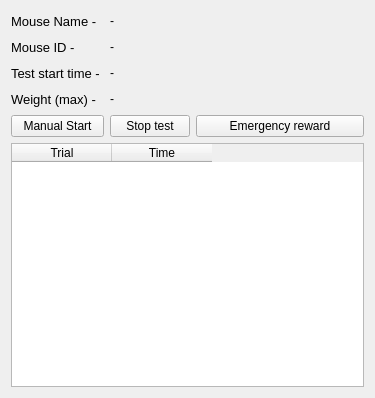
<?xml version="1.0" encoding="UTF-8"?>
<ui version="4.0">
 <class>testWin</class>
 <widget class="QWidget" name="testWin">
  <property name="geometry">
   <rect>
    <x>0</x>
    <y>0</y>
    <width>375</width>
    <height>398</height>
   </rect>
  </property>
  <property name="windowTitle">
   <string>Form</string>
  </property>
  <layout class="QGridLayout" name="gridLayout">
   <item row="0" column="0">
    <widget class="QLabel" name="label">
     <property name="font">
      <font>
       <pointsize>10</pointsize>
      </font>
     </property>
     <property name="text">
      <string>Mouse Name -</string>
     </property>
    </widget>
   </item>
   <item row="0" column="1">
    <widget class="QLabel" name="m_name">
     <property name="text">
      <string>-</string>
     </property>
    </widget>
   </item>
   <item row="0" column="2">
    <spacer name="horizontalSpacer">
     <property name="orientation">
      <enum>Qt::Horizontal</enum>
     </property>
     <property name="sizeHint" stdset="0">
      <size>
       <width>198</width>
       <height>20</height>
      </size>
     </property>
    </spacer>
   </item>
   <item row="1" column="0">
    <widget class="QLabel" name="label_2">
     <property name="font">
      <font>
       <pointsize>10</pointsize>
      </font>
     </property>
     <property name="text">
      <string>Mouse ID - </string>
     </property>
    </widget>
   </item>
   <item row="1" column="1">
    <widget class="QLabel" name="m_id">
     <property name="text">
      <string>-</string>
     </property>
    </widget>
   </item>
   <item row="1" column="2">
    <spacer name="horizontalSpacer_2">
     <property name="orientation">
      <enum>Qt::Horizontal</enum>
     </property>
     <property name="sizeHint" stdset="0">
      <size>
       <width>198</width>
       <height>20</height>
      </size>
     </property>
    </spacer>
   </item>
   <item row="2" column="0">
    <widget class="QLabel" name="label_3">
     <property name="font">
      <font>
       <pointsize>10</pointsize>
      </font>
     </property>
     <property name="text">
      <string>Test start time - </string>
     </property>
    </widget>
   </item>
   <item row="2" column="1">
    <widget class="QLabel" name="test_start_time">
     <property name="text">
      <string>-</string>
     </property>
    </widget>
   </item>
   <item row="2" column="2">
    <spacer name="horizontalSpacer_3">
     <property name="orientation">
      <enum>Qt::Horizontal</enum>
     </property>
     <property name="sizeHint" stdset="0">
      <size>
       <width>198</width>
       <height>20</height>
      </size>
     </property>
    </spacer>
   </item>
   <item row="3" column="0">
    <widget class="QLabel" name="label_4">
     <property name="font">
      <font>
       <pointsize>10</pointsize>
      </font>
     </property>
     <property name="text">
      <string>Weight (max) - </string>
     </property>
    </widget>
   </item>
   <item row="3" column="1">
    <widget class="QLabel" name="weight_max">
     <property name="text">
      <string>-</string>
     </property>
    </widget>
   </item>
   <item row="3" column="2">
    <spacer name="horizontalSpacer_4">
     <property name="orientation">
      <enum>Qt::Horizontal</enum>
     </property>
     <property name="sizeHint" stdset="0">
      <size>
       <width>170</width>
       <height>20</height>
      </size>
     </property>
    </spacer>
   </item>
   <item row="4" column="0">
    <widget class="QPushButton" name="manStartButton">
     <property name="text">
      <string>Manual Start</string>
     </property>
    </widget>
   </item>
   <item row="4" column="1">
    <widget class="QPushButton" name="stopButton">
     <property name="text">
      <string>Stop test</string>
     </property>
    </widget>
   </item>
   <item row="4" column="2">
    <widget class="QPushButton" name="rewardButton">
     <property name="text">
      <string>Emergency reward</string>
     </property>
    </widget>
   </item>
   <item row="5" column="0" colspan="3">
    <widget class="QTableWidget" name="tableWidget">
     <column>
      <property name="text">
       <string>Trial</string>
      </property>
     </column>
     <column>
      <property name="text">
       <string>Time</string>
      </property>
     </column>
    </widget>
   </item>
  </layout>
 </widget>
 <resources/>
 <connections/>
</ui>
